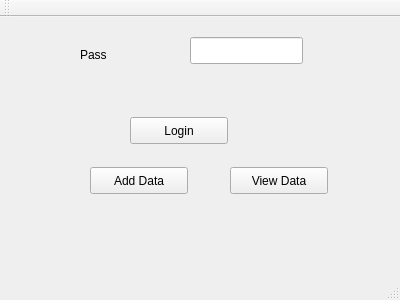
<?xml version="1.0" encoding="UTF-8"?>
<ui version="4.0">
 <class>Summary</class>
 <widget class="QMainWindow" name="Summary">
  <property name="geometry">
   <rect>
    <x>0</x>
    <y>0</y>
    <width>400</width>
    <height>300</height>
   </rect>
  </property>
  <property name="windowTitle">
   <string>Summary</string>
  </property>
  <widget class="QWidget" name="centralWidget">
   <widget class="QPushButton" name="pbLogin">
    <property name="geometry">
     <rect>
      <x>130</x>
      <y>100</y>
      <width>98</width>
      <height>27</height>
     </rect>
    </property>
    <property name="text">
     <string>Login</string>
    </property>
   </widget>
   <widget class="QPushButton" name="pbAddData">
    <property name="geometry">
     <rect>
      <x>90</x>
      <y>150</y>
      <width>98</width>
      <height>27</height>
     </rect>
    </property>
    <property name="text">
     <string>Add Data</string>
    </property>
   </widget>
   <widget class="QLineEdit" name="lePassword">
    <property name="geometry">
     <rect>
      <x>190</x>
      <y>20</y>
      <width>113</width>
      <height>27</height>
     </rect>
    </property>
   </widget>
   <widget class="QLabel" name="label_2">
    <property name="geometry">
     <rect>
      <x>80</x>
      <y>30</y>
      <width>91</width>
      <height>16</height>
     </rect>
    </property>
    <property name="text">
     <string>Pass</string>
    </property>
   </widget>
   <widget class="QPushButton" name="pbViewData">
    <property name="geometry">
     <rect>
      <x>230</x>
      <y>150</y>
      <width>98</width>
      <height>27</height>
     </rect>
    </property>
    <property name="text">
     <string>View Data</string>
    </property>
   </widget>
  </widget>
  <widget class="QMenuBar" name="menuBar">
   <property name="geometry">
    <rect>
     <x>0</x>
     <y>0</y>
     <width>400</width>
     <height>25</height>
    </rect>
   </property>
  </widget>
  <widget class="QToolBar" name="mainToolBar">
   <attribute name="toolBarArea">
    <enum>TopToolBarArea</enum>
   </attribute>
   <attribute name="toolBarBreak">
    <bool>false</bool>
   </attribute>
  </widget>
  <widget class="QStatusBar" name="statusBar"/>
 </widget>
 <layoutdefault spacing="6" margin="11"/>
 <tabstops>
  <tabstop>lePassword</tabstop>
  <tabstop>pbLogin</tabstop>
  <tabstop>pbAddData</tabstop>
  <tabstop>pbViewData</tabstop>
 </tabstops>
 <resources/>
 <connections/>
</ui>
